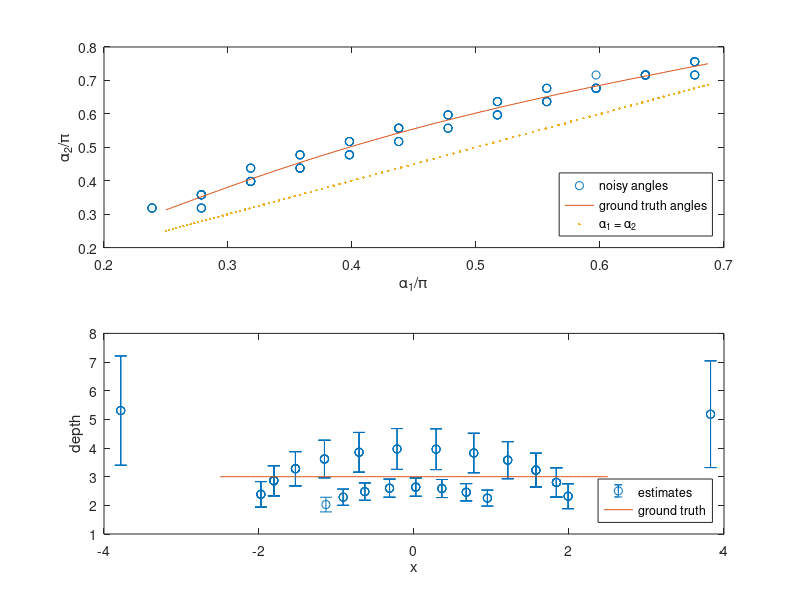
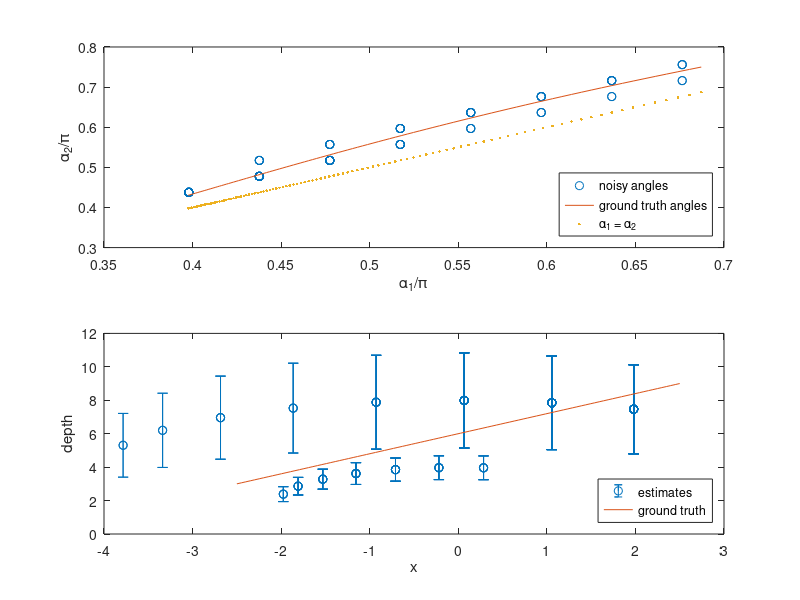

Source code (MATLAB) for these figures, in order:
close all;

baseline = 1;
depth = 3;
width = 5;
x = linspace(-width/2,width/2,100);
yflat = linspace(depth,depth,100);
ydiag = linspace(depth,depth*3,100);
  
c1 = [-baseline/2, 0];
c2 = [baseline/2, 0];
asig = pi/100;
quantize = 8;

%%
% a1 is always less than a2

a1_flat0 = atan2((yflat-c1(2)), (x-c1(1)));
% a1_flat = a1_flat0 + randn(size(x))*asig;
a1_flat = round(quantize*a1_flat0)/quantize;
a2_flat0 = atan2((yflat-c2(2)), (x-c2(1))); 
% a2_flat0 = a1_flat0 + mean(a2_flat0(:)) - mean(a1_flat0(:)); % constant angle offset
% a2_flat = a2_flat0 + randn(size(x))*asig;
a2_flat = round(quantize*a2_flat0)/quantize;

depths_flat = 1 ./ (cot(a1_flat) + cot(pi - a2_flat));
xlocs_flat = depths_flat .* cot(a1_flat) + c1(1);
error_flat = asig .* depths_flat.^2 .* sqrt(csc(a1_flat).^4 + csc(pi - a2_flat).^4);

figure;
% plot(x,a1, 'b-'); hold on; plot(x,a2, 'r-'); 
subplot(211);
plot(a1_flat/pi, a2_flat/pi, 'o'); hold on;
plot(a1_flat0/pi, a2_flat0/pi);
plot(a1_flat0/pi, a1_flat0/pi, '.');
xlabel('\alpha_1/\pi');
ylabel('\alpha_2/\pi');
legend('noisy angles', 'ground truth angles', '\alpha_1 = \alpha_2', 'Location', 'southeast');

subplot(212);
errorbar(xlocs_flat, depths_flat, error_flat, 'o'); hold on;
plot(x, yflat);
xlabel('x');
ylabel('depth');
legend('estimates', 'ground truth', 'Location', 'southeast');

%%

a1_diag0 = atan2((ydiag-c1(2)), (x-c1(1)));
% a1_diag = a1_diag0 + randn(size(x))*asig;
a1_diag = round(quantize*a1_diag0)/quantize;
a2_diag0 = atan2((ydiag-c2(2)), (x-c2(1)));
% a2_diag = a2_diag0 + randn(size(x))*asig;
a2_diag = round(quantize*a2_diag0)/quantize;


depths_diag = 1 ./ (cot(a1_diag) + cot(pi - a2_diag));
xlocs_diag = depths_diag .* cot(a1_diag) + c1(1);
error_diag = asig .* depths_diag.^2 .* sqrt(csc(a1_diag).^4 + csc(pi - a2_diag).^4);


figure;
subplot(211);
plot(a1_diag/pi, a2_diag/pi, 'o'); hold on;
plot(a1_diag0/pi, a2_diag0/pi);
plot(a1_diag0/pi, a1_diag0/pi, '.');
xlabel('\alpha_1/\pi');
ylabel('\alpha_2/\pi');
legend('noisy angles', 'ground truth angles', '\alpha_1 = \alpha_2', 'Location', 'southeast');

subplot(212);
errorbar(xlocs_diag, depths_diag, error_diag, 'o'); hold on;
plot(x, ydiag);
xlabel('x');
ylabel('depth');
legend('estimates', 'ground truth', 'Location', 'southeast');
